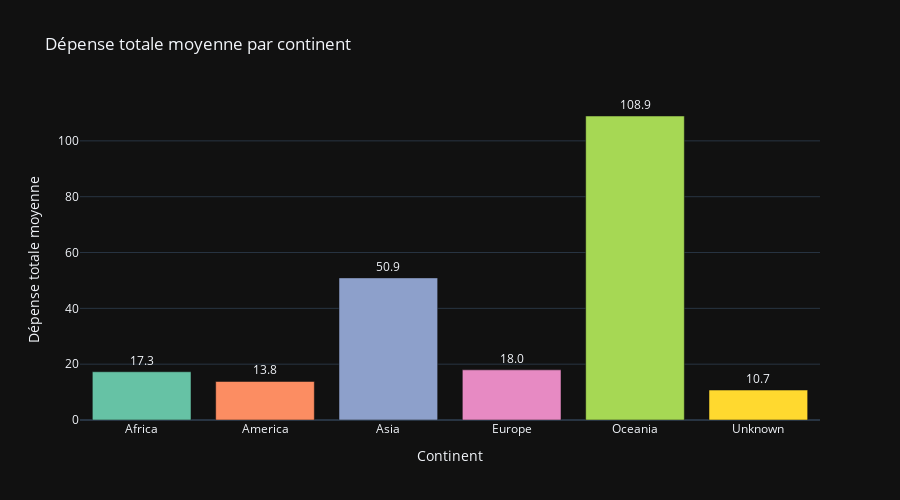

The cell this chart's notebook holds for it:
### Code cell
cts = df_clean.groupby('Continent')['PT'].mean().reset_index()

fig = px.bar(
    cts,
    x="Continent",
    y="PT",
    text="PT",
    orientation="v",
    title="Dépense totale moyenne par continent",
    color="Continent",
    color_discrete_sequence=px.colors.qualitative.Set2
)

fig.update_traces(texttemplate='%{text:.1f}', textposition="outside")
fig.update_layout(
    xaxis_title="Continent",
    yaxis_title="Dépense totale moyenne",
    template="plotly_dark",  
    height=500,
    width=900,
    showlegend=False
)

fig.show()

### Figure 1 — Plotly figure (JSON) as saved in the notebook; plotly's stock layout.template omitted (floating-point values rounded to 4 significant figures)
{"data": [{"hovertemplate": "Continent=%{x}<br>PT=%{text}<extra></extra>", "legendgroup": "Africa", "marker": {"color": "rgb(102,194,165)", "pattern": {"shape": ""}}, "name": "Africa", "orientation": "v", "showlegend": true, "text": [17.28], "textposition": "outside", "texttemplate": "%{text:.1f}", "type": "bar", "x": ["Africa"], "xaxis": "x", "y": [17.28], "yaxis": "y"}, {"hovertemplate": "Continent=%{x}<br>PT=%{text}<extra></extra>", "legendgroup": "America", "marker": {"color": "rgb(252,141,98)", "pattern": {"shape": ""}}, "name": "America", "orientation": "v", "showlegend": true, "text": [13.8], "textposition": "outside", "texttemplate": "%{text:.1f}", "type": "bar", "x": ["America"], "xaxis": "x", "y": [13.8], "yaxis": "y"}, {"hovertemplate": "Continent=%{x}<br>PT=%{text}<extra></extra>", "legendgroup": "Asia", "marker": {"color": "rgb(141,160,203)", "pattern": {"shape": ""}}, "name": "Asia", "orientation": "v", "showlegend": true, "text": [50.92], "textposition": "outside", "texttemplate": "%{text:.1f}", "type": "bar", "x": ["Asia"], "xaxis": "x", "y": [50.92], "yaxis": "y"}, {"hovertemplate": "Continent=%{x}<br>PT=%{text}<extra></extra>", "legendgroup": "Europe", "marker": {"color": "rgb(231,138,195)", "pattern": {"shape": ""}}, "name": "Europe", "orientation": "v", "showlegend": true, "text": [17.97], "textposition": "outside", "texttemplate": "%{text:.1f}", "type": "bar", "x": ["Europe"], "xaxis": "x", "y": [17.97], "yaxis": "y"}, {"hovertemplate": "Continent=%{x}<br>PT=%{text}<extra></extra>", "legendgroup": "Oceania", "marker": {"color": "rgb(166,216,84)", "pattern": {"shape": ""}}, "name": "Oceania", "orientation": "v", "showlegend": true, "text": [108.9], "textposition": "outside", "texttemplate": "%{text:.1f}", "type": "bar", "x": ["Oceania"], "xaxis": "x", "y": [108.9], "yaxis": "y"}, {"hovertemplate": "Continent=%{x}<br>PT=%{text}<extra></extra>", "legendgroup": "Unknown", "marker": {"color": "rgb(255,217,47)", "pattern": {"shape": ""}}, "name": "Unknown", "orientation": "v", "showlegend": true, "text": [10.73], "textposition": "outside", "texttemplate": "%{text:.1f}", "type": "bar", "x": ["Unknown"], "xaxis": "x", "y": [10.73], "yaxis": "y"}], "layout": {"barmode": "relative", "height": 500, "legend": {"title": {"text": "Continent"}, "tracegroupgap": 0}, "showlegend": false, "title": {"text": "Dépense totale moyenne par continent"}, "width": 900, "xaxis": {"anchor": "y", "autorange": true, "categoryarray": ["Africa", "America", "Asia", "Europe", "Oceania", "Unknown"], "categoryorder": "array", "domain": [0, 1], "range": [-0.5, 5.5], "title": {"text": "Continent"}, "type": "category"}, "yaxis": {"anchor": "x", "autorange": true, "domain": [0, 1], "range": [0, 114.6], "title": {"text": "Dépense totale moyenne"}, "type": "linear"}}}
